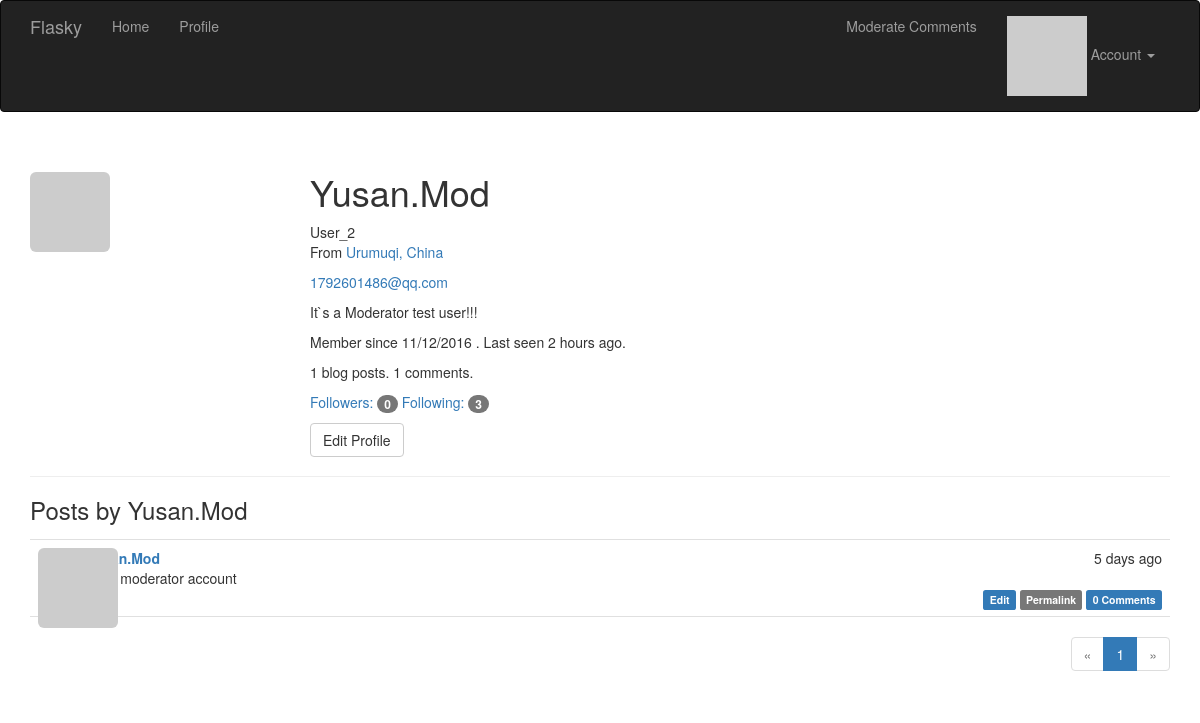
/user/Yusan.Mod (signed in), run on an earlier commit of the app's database.
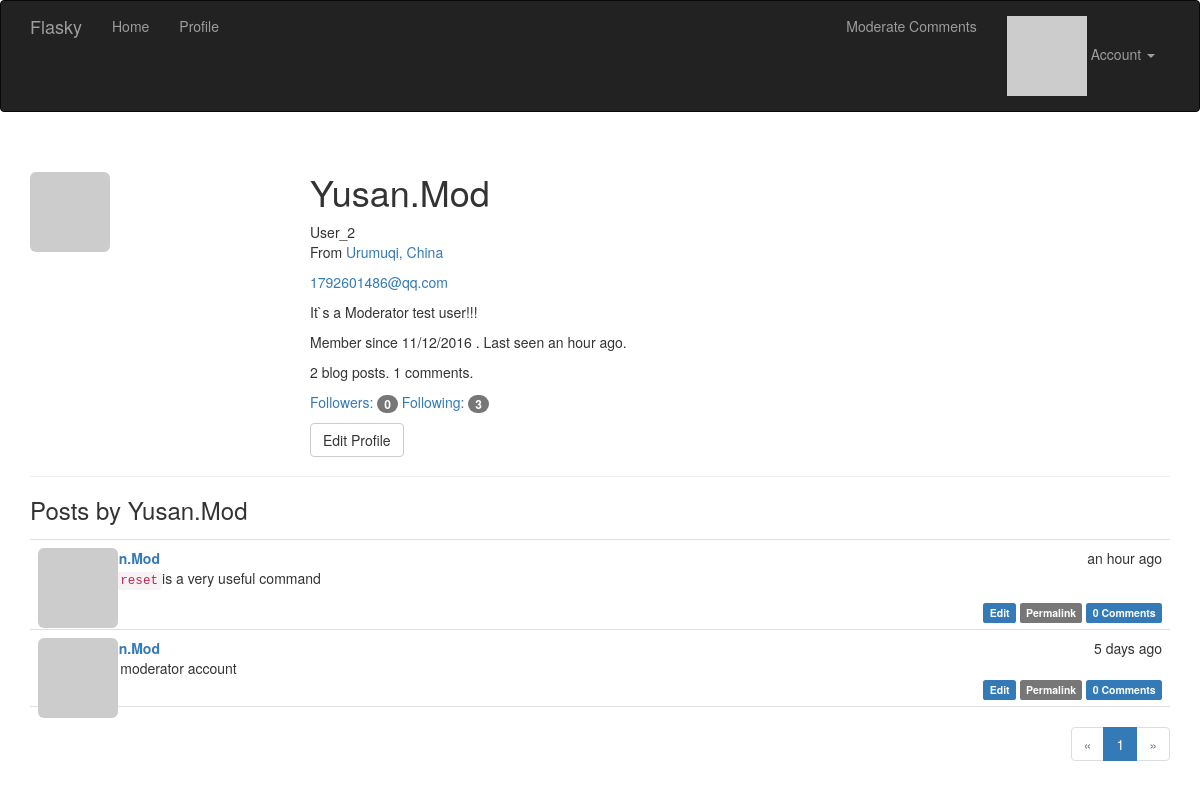
And on a later commit of the database.
### app/models.py (models this page shows, shortened)
class User(UserMixin,db.Model):
	__tablename__ = 'users'
	id = db.Column(db.Integer, primary_key = True)
	email = db.Column(db.String(64),unique = True, index = True)
	username = db.Column(db.String(64), unique = True, index = True)
	role_id = db.Column(db.Integer, db.ForeignKey('roles.id'))
	password_hash = db.Column(db.String(128))
	confirmed = db.Column(db.Boolean, default = False)
	name = db.Column(db.String(64))
	location = db.Column(db.String(64))
	about_me = db.Column(db.Text())				#the different about Text() and String() is  Text don`t have to set Maximun length
	member_since = db.Column(db.DateTime(), default = datetime.utcnow)
	last_seen = db.Column(db.DateTime(), default = datetime.utcnow)
	avatar_hash = db.Column(db.String(32))
	posts = db.relationship('Post',backref = 'author', lazy = 'dynamic')
	followed = db.relationship('Follow',
								foreign_keys = [Follow.follower_id],
								backref = db.backref('follower', lazy = 'joined'),
								lazy = 'dynamic',
								cascade = 'all, delete-orphan')
	followers = db.relationship('Follow',
								foreign_keys = [Follow.followed_id],
								backref = db.backref('followed', lazy = 'joined'),
								lazy = 'dynamic',
								cascade = 'all, delete-orphan')
	comments = db.relationship('Comment', backref = 'author', lazy = 'dynamic')
	@property
	def password(self):
		raise AttributeError('password is not readable attribute')
	def gravatar(self, size=100, default = 'identicon', ratting = 'g'):
		if request.is_secure:
			url = 'http://secure.gravatar.com/avatar'
		else:
			url = 'http://www.gravatar.com/avatar'
		hash = hashlib.md5(self.email.encode('utf-8')).hexdigest()
		return '{url}/{hash}?s={size}&d={default}&r={ratting}'.format(
			url = url, hash = hash, size = size, default = default,ratting = ratting)
	def can(self, permissions):
		return self.role is not None and (self.role.permissions & permissions) == permissions
	def is_administrator(self):
		return self.can(Permission.ADMINISTER)
	def ping(self):
		self.last_seen = datetime.utcnow()
		db.session.add(self)

class Post(db.Model):
	__tablename__ = 'posts'
	id = db.Column(db.Integer, primary_key=True)
	body = db.Column(db.Text)
	body_html = db.Column(db.Text)
	timestamp = db.Column(db.DateTime, index = True, default = datetime.utcnow)
	author_id = db.Column(db.Integer, db.ForeignKey('users.id'))
	comments = db.relationship('Comment', backref = 'post', lazy = 'dynamic')

### app/main/views.py (the view)
@main.route('/user/<username>')
@login_required
def user(username):
	user = User.query.filter_by(username = username).first_or_404()
	page = request.args.get('page', 1, type = int)
	pagination = user.posts.order_by(Post.timestamp.desc()).paginate(
		page, per_page = current_app.config['FLASKY_POSTS_PER_PAGE'], error_out=False)
	posts = pagination.items
	return render_template('user.html', user = user, posts = posts,
							pagination = pagination)

### app/auth/views.py (called while the page is built)
@auth.before_app_request
def before_request():
	if current_user.is_authenticated:
		current_user.ping()
		if not current_user.confirmed and request.endpoint[:5] != 'auth.' and request.endpoint != 'static':
			return redirect(url_for('auth.unconfirmed'))

### app/main/__init__.py (called while the page is built)
@main.app_context_processor
def inject_permission():
	return dict(Permission = Permission)

### app/models.py (called while the page is built)
@login_manager.user_loader
def load_user(user_id):
	return User.query.get(int(user_id))

### app/templates/user.html (shortened to what this page needs)
{% extends "base.html" %}
{% import "_macros.html" as macros %}
{% block page_content %}
<div class="page-header">
	<img class="img-rounded profile-thumbnail" src="{{ user.gravatar(size = 256) }}">
	<div class="profile-header">
		<h1>{{ user.username }}</h1>
		{% if user.name or user.location %}
		<p>
			{% if user.name %}{{ user.name }}<br>{% endif %}
			{% if user.location %}
				From <a href="http://maps.google.com/?q={{ user.location }}">{{ user.location }}</a><br>
			{% endif %}
		</p>
		{% endif %}
		{% if current_user.is_administrator() or user == current_user %}
		<p><a href="mailto:{{ user.email }}">{{ user.email }}</a></p>
		{% endif %}
		{% if user.about_me %}<p>{{ user.about_me }}</p>{% endif %}
		<p>
			Member since {{ moment(user.member_since).format('L') }}
			. Last seen {{ moment(user.last_seen).fromNow() }}.
		</p>
		<p>{{ user.posts.count() }} blog posts. {{ user.comments.count() }} comments.</p>
		<p>
			<a href="{{ url_for('.followers', username=user.username) }}">Followers: <span class="badge">{{ user.followers.count() - 1 }}</span></a>
			<a href="{{ url_for('.followed_by', username=user.username) }}">Following: <span class="badge">{{ user.followed.count() - 1 }}</span></a>
		</p>
		<p>
			{% if user == current_user %}
			<a class="btn btn-default" href="{{ url_for('.edit_profile') }}">
				Edit Profile
			</a>
			{% endif %}
		</p>
	</div>
</div>
<h3>Posts by {{ user.username }}</h3>
{% include '_posts.html' %}
{% if pagination %}
<div class="pagination">
	{{ macros.pagination_widget(pagination, '.user', username = user.username) }}
</div>
{% endif %}
{% endblock %}

### app/templates/base.html (shortened to what this page needs)
{% extends "bootstrap/base.html" %}
{% block head %}
{{ super() }}
<link rel="stylesheet" type="text/css" href="{{ url_for('static', filename='styles.css') }}">
{% endblock %}
{% block navbar %}
<div class="navbar navbar-inverse" role="navigation">
    <div class="container">
        <div class="navbar-header">
            <a class="navbar-brand" href="{{ url_for('main.index') }}">Flasky</a>
        </div>
        <div class="navbar-collapse collapse">
            <ul class="nav navbar-nav">
                <li><a href="{{ url_for('main.index') }}">Home</a></li>
                {% if current_user.is_authenticated %}
                <li><a href="{{ url_for('main.user', username = current_user.username) }}">Profile</a></li>
                {% endif %}
            </ul>
            <ul class="nav navbar-nav navbar-right">
                {% if current_user.can(Permission.MODERATE_COMMENTS) %}
                <li><a href="{{ url_for('main.moderate') }}">Moderate Comments</a></li>
                {% endif %}
                {% if current_user.is_authenticated %}
                <li class="dropdown">
                    <a href="#" class="dropdown-toggle" data-toggle="dropdown">
                    	<img src="{{ current_user.gravatar(size=18) }}">
                    	Account <b class="caret"></b>
                    </a>
                </li>
                {% else %}
                <li><a href="{{ url_for('auth.login') }}">Log In</a></li>
                {% endif %}
            </ul>
        </div>
    </div>
</div>
{% endblock %}
{% block content %}
<div class="container">
    {% block page_content %}{% endblock %}
</div>
{% endblock %}

### app/templates/_macros.html
{% macro pagination_widget(pagination, endpoint, fragment='') %}
<ul class="pagination">
    <li{% if not pagination.has_prev %} class="disabled"{% endif %}>
        <a href="{% if pagination.has_prev %}{{ url_for(endpoint, page=pagination.prev_num, **kwargs) }}{{ fragment }}{% else %}#{% endif %}">
            &laquo;
        </a>
    </li>
    {% for p in pagination.iter_pages() %}
        {% if p %}
            {% if p == pagination.page %}
            <li class="active">
                <a href="{{ url_for(endpoint, page = p, **kwargs) }}{{ fragment }}">{{ p }}</a>
            </li>
            {% else %}
            <li>
                <a href="{{ url_for(endpoint, page = p, **kwargs) }}{{ fragment }}">{{ p }}</a>
            </li>
            {% endif %}
        {% else %}
        <li class="disabled"><a href="#">&hellip;</a></li>
        {% endif %}
    {% endfor %}
    <li{% if not pagination.has_next %} class="disabled"{% endif %}>
        <a href="{% if pagination.has_next %}{{ url_for(endpoint, page=pagination.next_num, **kwargs) }}{{ fragment }}{% else %}#{% endif %}">
            &raquo;
        </a>
    </li>
</ul>
{% endmacro %}

### app/templates/_posts.html
<ul class="posts">
    {% for post in posts %}
    <li class="post">
        <div class="post-thumbnail">
            <a href="{{ url_for('.user', username=post.author.username) }}">
                <img class="img-rounded profile-thumbnail" src="{{ post.author.gravatar(size=40) }}">
            </a>
        </div>
        <div class="post-content">
            <div class="post-date">{{ moment(post.timestamp).fromNow() }}</div>
            <div class="post-author"><a href="{{ url_for('.user', username=post.author.username) }}">{{ post.author.username }}</a></div>
            <div class="post-body">
                {% if post.body_html %}
                    {{ post.body_html | safe }}
                {% else %}
                    {{ post.body }}
                {% endif %}
            </div>
            <div class="post-footer">
                {% if current_user == post.author %}
                <a href="{{ url_for('.edit', id = post.id) }}">
                    <span class="label label-primary">Edit</span>
                </a>
                {% elif current_user.is_administrator() %}
                <a href="{{ url_for('.edit', id = post.id) }}">
                    <span class="label label-danger">Edit [Admin]</span>
                </a>
                {% endif %}
                <a href="{{ url_for('.post', id = post.id) }}">
                    <span class="label label-default">Permalink</span>
                </a>
                <a href="{{ url_for('.post', id = post.id) }}#comments">
                    <span class="label label-primary">
                        {{ post.comments.count() }} Comments
                    </span>
                </a>
            </div>
        </div>
    </li>
    {% endfor %}
</ul>

### app/static/styles.css (style rules this page uses)
.profile-thumbnail { position: absolute; }
.profile-header { min-height: 260px; margin-left: 280px; }
ul.posts { list-style-type: none; padding: 0px; margin: 16px 0px 0px 0px; border-top: 1px solid #e0e0e0; }
ul.posts li.post { padding: 8px; border-bottom: 1px solid #e0e0e0; }
div.post-date { float: right; }
div.post-author { font-weight: bold; }
div.post-thumbnail { position: absolute; }
div.post-content { margin-left: 48px; min-height: 48px; }
div.post-footer { text-align: right; }
div.pagination { width: 100%; text-align: right; padding: 0px; margin: 0px; }

What changed in the data, as far as the page shows it:
changed User "Yusan.Mod": last_seen "2 hours ago" → "an hour ago"
added Post: timestamp "an hour ago", author.username "Yusan.Mod", body_html "git reset is a very useful command", comments.count "0"
Also different on the page:
{{ user.posts.count() }}: "1" → "2"
